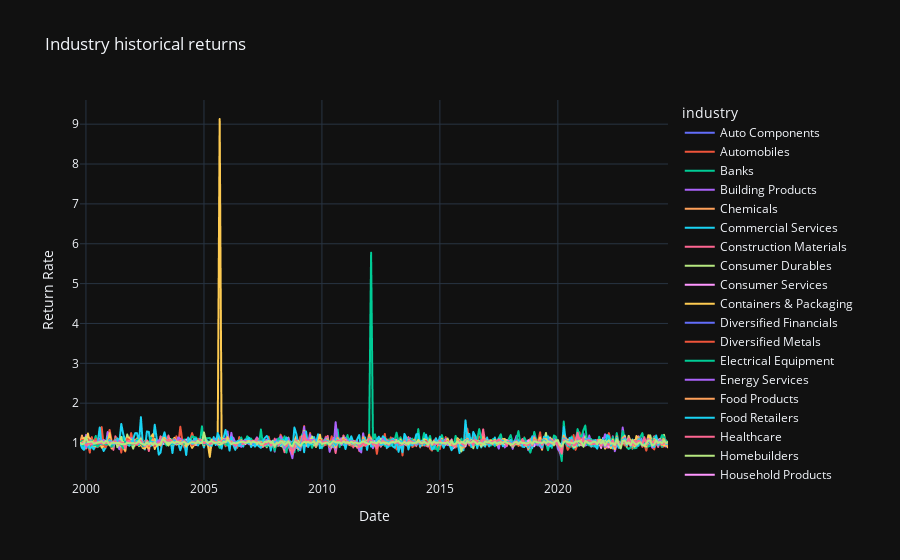

The code cell stored with this chart in its notebook:
### Code cell
# Create line plot
fig = px.line(df_i_share_ratio, 
              x='Date', 
              y='return_rate_5y',
              color='industry', 
              title='Industry historical returns',
              labels={'Date': 'Date', 'return_rate_5y': 'Return Rate'})

# Show the plot
fig.show()

### Figure 1 — Plotly figure (JSON) as saved in the notebook; plotly's stock layout.template omitted (floating-point values rounded to 4 significant figures; data arrays with more than 128 entries replaced by an {"elided": "..."} marker saying what was removed)
{"data": [{"hovertemplate": "industry=Auto Components<br>Date=%{x}<br>Return Rate=%{y}<extra></extra>", "legendgroup": "Auto Components", "line": {"color": "#636efa", "dash": "solid"}, "marker": {"symbol": "circle"}, "mode": "lines", "name": "Auto Components", "showlegend": true, "x": {"elided": "300 str values"}, "xaxis": "x", "y": {"elided": "300 float values"}, "yaxis": "y", "type": "scattergl"}, {"hovertemplate": "industry=Automobiles<br>Date=%{x}<br>Return Rate=%{y}<extra></extra>", "legendgroup": "Automobiles", "line": {"color": "#EF553B", "dash": "solid"}, "marker": {"symbol": "circle"}, "mode": "lines", "name": "Automobiles", "showlegend": true, "x": {"elided": "300 str values"}, "xaxis": "x", "y": {"elided": "300 float values"}, "yaxis": "y", "type": "scattergl"}, {"hovertemplate": "industry=Banks<br>Date=%{x}<br>Return Rate=%{y}<extra></extra>", "legendgroup": "Banks", "line": {"color": "#00cc96", "dash": "solid"}, "marker": {"symbol": "circle"}, "mode": "lines", "name": "Banks", "showlegend": true, "x": {"elided": "300 str values"}, "xaxis": "x", "y": {"elided": "300 float values"}, "yaxis": "y", "type": "scattergl"}, {"hovertemplate": "industry=Building Products<br>Date=%{x}<br>Return Rate=%{y}<extra></extra>", "legendgroup": "Building Products", "line": {"color": "#ab63fa", "dash": "solid"}, "marker": {"symbol": "circle"}, "mode": "lines", "name": "Building Products", "showlegend": true, "x": {"elided": "300 str values"}, "xaxis": "x", "y": {"elided": "300 float values"}, "yaxis": "y", "type": "scattergl"}, {"hovertemplate": "industry=Chemicals<br>Date=%{x}<br>Return Rate=%{y}<extra></extra>", "legendgroup": "Chemicals", "line": {"color": "#FFA15A", "dash": "solid"}, "marker": {"symbol": "circle"}, "mode": "lines", "name": "Chemicals", "showlegend": true, "x": {"elided": "300 str values"}, "xaxis": "x", "y": {"elided": "300 float values"}, "yaxis": "y", "type": "scattergl"}, {"hovertemplate": "industry=Commercial Services<br>Date=%{x}<br>Return Rate=%{y}<extra></extra>", "legendgroup": "Commercial Services", "line": {"color": "#19d3f3", "dash": "solid"}, "marker": {"symbol": "circle"}, "mode": "lines", "name": "Commercial Services", "showlegend": true, "x": {"elided": "300 str values"}, "xaxis": "x", "y": {"elided": "300 float values"}, "yaxis": "y", "type": "scattergl"}, {"hovertemplate": "industry=Construction Materials<br>Date=%{x}<br>Return Rate=%{y}<extra></extra>", "legendgroup": "Construction Materials", "line": {"color": "#FF6692", "dash": "solid"}, "marker": {"symbol": "circle"}, "mode": "lines", "name": "Construction Materials", "showlegend": true, "x": {"elided": "300 str values"}, "xaxis": "x", "y": {"elided": "300 float values"}, "yaxis": "y", "type": "scattergl"}, {"hovertemplate": "industry=Consumer Durables<br>Date=%{x}<br>Return Rate=%{y}<extra></extra>", "legendgroup": "Consumer Durables", "line": {"color": "#B6E880", "dash": "solid"}, "marker": {"symbol": "circle"}, "mode": "lines", "name": "Consumer Durables", "showlegend": true, "x": {"elided": "300 str values"}, "xaxis": "x", "y": {"elided": "300 float values"}, "yaxis": "y", "type": "scattergl"}, {"hovertemplate": "industry=Consumer Services<br>Date=%{x}<br>Return Rate=%{y}<extra></extra>", "legendgroup": "Consumer Services", "line": {"color": "#FF97FF", "dash": "solid"}, "marker": {"symbol": "circle"}, "mode": "lines", "name": "Consumer Services", "showlegend": true, "x": {"elided": "300 str values"}, "xaxis": "x", "y": {"elided": "300 float values"}, "yaxis": "y", "type": "scattergl"}, {"hovertemplate": "industry=Containers & Packaging<br>Date=%{x}<br>Return Rate=%{y}<extra></extra>", "legendgroup": "Containers & Packaging", "line": {"color": "#FECB52", "dash": "solid"}, "marker": {"symbol": "circle"}, "mode": "lines", "name": "Containers & Packaging", "showlegend": true, "x": {"elided": "300 str values"}, "xaxis": "x", "y": {"elided": "300 float values"}, "yaxis": "y", "type": "scattergl"}, {"hovertemplate": "industry=Diversified Financials<br>Date=%{x}<br>Return Rate=%{y}<extra></extra>", "legendgroup": "Diversified Financials", "line": {"color": "#636efa", "dash": "solid"}, "marker": {"symbol": "circle"}, "mode": "lines", "name": "Diversified Financials", "showlegend": true, "x": {"elided": "300 str values"}, "xaxis": "x", "y": {"elided": "300 float values"}, "yaxis": "y", "type": "scattergl"}, {"hovertemplate": "industry=Diversified Metals<br>Date=%{x}<br>Return Rate=%{y}<extra></extra>", "legendgroup": "Diversified Metals", "line": {"color": "#EF553B", "dash": "solid"}, "marker": {"symbol": "circle"}, "mode": "lines", "name": "Diversified Metals", "showlegend": true, "x": {"elided": "300 str values"}, "xaxis": "x", "y": {"elided": "300 float values"}, "yaxis": "y", "type": "scattergl"}, {"hovertemplate": "industry=Electrical Equipment<br>Date=%{x}<br>Return Rate=%{y}<extra></extra>", "legendgroup": "Electrical Equipment", "line": {"color": "#00cc96", "dash": "solid"}, "marker": {"symbol": "circle"}, "mode": "lines", "name": "Electrical Equipment", "showlegend": true, "x": {"elided": "300 str values"}, "xaxis": "x", "y": {"elided": "300 float values"}, "yaxis": "y", "type": "scattergl"}, {"hovertemplate": "industry=Energy Services<br>Date=%{x}<br>Return Rate=%{y}<extra></extra>", "legendgroup": "Energy Services", "line": {"color": "#ab63fa", "dash": "solid"}, "marker": {"symbol": "circle"}, "mode": "lines", "name": "Energy Services", "showlegend": true, "x": {"elided": "300 str values"}, "xaxis": "x", "y": {"elided": "300 float values"}, "yaxis": "y", "type": "scattergl"}, {"hovertemplate": "industry=Food Products<br>Date=%{x}<br>Return Rate=%{y}<extra></extra>", "legendgroup": "Food Products", "line": {"color": "#FFA15A", "dash": "solid"}, "marker": {"symbol": "circle"}, "mode": "lines", "name": "Food Products", "showlegend": true, "x": {"elided": "300 str values"}, "xaxis": "x", "y": {"elided": "300 float values"}, "yaxis": "y", "type": "scattergl"}, {"hovertemplate": "industry=Food Retailers<br>Date=%{x}<br>Return Rate=%{y}<extra></extra>", "legendgroup": "Food Retailers", "line": {"color": "#19d3f3", "dash": "solid"}, "marker": {"symbol": "circle"}, "mode": "lines", "name": "Food Retailers", "showlegend": true, "x": {"elided": "300 str values"}, "xaxis": "x", "y": {"elided": "300 float values"}, "yaxis": "y", "type": "scattergl"}, {"hovertemplate": "industry=Healthcare<br>Date=%{x}<br>Return Rate=%{y}<extra></extra>", "legendgroup": "Healthcare", "line": {"color": "#FF6692", "dash": "solid"}, "marker": {"symbol": "circle"}, "mode": "lines", "name": "Healthcare", "showlegend": true, "x": {"elided": "300 str values"}, "xaxis": "x", "y": {"elided": "300 float values"}, "yaxis": "y", "type": "scattergl"}, {"hovertemplate": "industry=Homebuilders<br>Date=%{x}<br>Return Rate=%{y}<extra></extra>", "legendgroup": "Homebuilders", "line": {"color": "#B6E880", "dash": "solid"}, "marker": {"symbol": "circle"}, "mode": "lines", "name": "Homebuilders", "showlegend": true, "x": {"elided": "300 str values"}, "xaxis": "x", "y": {"elided": "300 float values"}, "yaxis": "y", "type": "scattergl"}, {"hovertemplate": "industry=Household Products<br>Date=%{x}<br>Return Rate=%{y}<extra></extra>", "legendgroup": "Household Products", "line": {"color": "#FF97FF", "dash": "solid"}, "marker": {"symbol": "circle"}, "mode": "lines", "name": "Household Products", "showlegend": true, "x": {"elided": "300 str values"}, "xaxis": "x", "y": {"elided": "300 float values"}, "yaxis": "y", "type": "scattergl"}, {"hovertemplate": "industry=Insurance<br>Date=%{x}<br>Return Rate=%{y}<extra></extra>", "legendgroup": "Insurance", "line": {"color": "#FECB52", "dash": "solid"}, "marker": {"symbol": "circle"}, "mode": "lines", "name": "Insurance", "showlegend": true, "x": {"elided": "300 str values"}, "xaxis": "x", "y": {"elided": "300 float values"}, "yaxis": "y", "type": "scattergl"}, {"hovertemplate": "industry=Machinery<br>Date=%{x}<br>Return Rate=%{y}<extra></extra>", "legendgroup": "Machinery", "line": {"color": "#636efa", "dash": "solid"}, "marker": {"symbol": "circle"}, "mode": "lines", "name": "Machinery", "showlegend": true, "x": {"elided": "300 str values"}, "xaxis": "x", "y": {"elided": "300 float values"}, "yaxis": "y", "type": "scattergl"}, {"hovertemplate": "industry=Media<br>Date=%{x}<br>Return Rate=%{y}<extra></extra>", "legendgroup": "Media", "line": {"color": "#EF553B", "dash": "solid"}, "marker": {"symbol": "circle"}, "mode": "lines", "name": "Media", "showlegend": true, "x": {"elided": "300 str values"}, "xaxis": "x", "y": {"elided": "300 float values"}, "yaxis": "y", "type": "scattergl"}, {"hovertemplate": "industry=Oil & Gas Producers<br>Date=%{x}<br>Return Rate=%{y}<extra></extra>", "legendgroup": "Oil & Gas Producers", "line": {"color": "#00cc96", "dash": "solid"}, "marker": {"symbol": "circle"}, "mode": "lines", "name": "Oil & Gas Producers", "showlegend": true, "x": {"elided": "300 str values"}, "xaxis": "x", "y": {"elided": "300 float values"}, "yaxis": "y", "type": "scattergl"}, {"hovertemplate": "industry=Paper & Forestry<br>Date=%{x}<br>Return Rate=%{y}<extra></extra>", "legendgroup": "Paper & Forestry", "line": {"color": "#ab63fa", "dash": "solid"}, "marker": {"symbol": "circle"}, "mode": "lines", "name": "Paper & Forestry", "showlegend": true, "x": {"elided": "300 str values"}, "xaxis": "x", "y": {"elided": "300 float values"}, "yaxis": "y", "type": "scattergl"}, {"hovertemplate": "industry=Pharmaceuticals<br>Date=%{x}<br>Return Rate=%{y}<extra></extra>", "legendgroup": "Pharmaceuticals", "line": {"color": "#FFA15A", "dash": "solid"}, "marker": {"symbol": "circle"}, "mode": "lines", "name": "Pharmaceuticals", "showlegend": true, "x": {"elided": "300 str values"}, "xaxis": "x", "y": {"elided": "300 float values"}, "yaxis": "y", "type": "scattergl"}, {"hovertemplate": "industry=Precious Metals<br>Date=%{x}<br>Return Rate=%{y}<extra></extra>", "legendgroup": "Precious Metals", "line": {"color": "#19d3f3", "dash": "solid"}, "marker": {"symbol": "circle"}, "mode": "lines", "name": "Precious Metals", "showlegend": true, "x": {"elided": "300 str values"}, "xaxis": "x", "y": {"elided": "300 float values"}, "yaxis": "y", "type": "scattergl"}, {"hovertemplate": "industry=Real Estate<br>Date=%{x}<br>Return Rate=%{y}<extra></extra>", "legendgroup": "Real Estate", "line": {"color": "#FF6692", "dash": "solid"}, "marker": {"symbol": "circle"}, "mode": "lines", "name": "Real Estate", "showlegend": true, "x": {"elided": "300 str values"}, "xaxis": "x", "y": {"elided": "300 float values"}, "yaxis": "y", "type": "scattergl"}, {"hovertemplate": "industry=Refiners & Pipelines<br>Date=%{x}<br>Return Rate=%{y}<extra></extra>", "legendgroup": "Refiners & Pipelines", "line": {"color": "#B6E880", "dash": "solid"}, "marker": {"symbol": "circle"}, "mode": "lines", "name": "Refiners & Pipelines", "showlegend": true, "x": {"elided": "300 str values"}, "xaxis": "x", "y": {"elided": "300 float values"}, "yaxis": "y", "type": "scattergl"}, {"hovertemplate": "industry=Retailing<br>Date=%{x}<br>Return Rate=%{y}<extra></extra>", "legendgroup": "Retailing", "line": {"color": "#FF97FF", "dash": "solid"}, "marker": {"symbol": "circle"}, "mode": "lines", "name": "Retailing", "showlegend": true, "x": {"elided": "300 str values"}, "xaxis": "x", "y": {"elided": "300 float values"}, "yaxis": "y", "type": "scattergl"}, {"hovertemplate": "industry=Semiconductors<br>Date=%{x}<br>Return Rate=%{y}<extra></extra>", "legendgroup": "Semiconductors", "line": {"color": "#FECB52", "dash": "solid"}, "marker": {"symbol": "circle"}, "mode": "lines", "name": "Semiconductors", "showlegend": true, "x": {"elided": "300 str values"}, "xaxis": "x", "y": {"elided": "300 float values"}, "yaxis": "y", "type": "scattergl"}, {"hovertemplate": "industry=Software & Services<br>Date=%{x}<br>Return Rate=%{y}<extra></extra>", "legendgroup": "Software & Services", "line": {"color": "#636efa", "dash": "solid"}, "marker": {"symbol": "circle"}, "mode": "lines", "name": "Software & Services", "showlegend": true, "x": {"elided": "300 str values"}, "xaxis": "x", "y": {"elided": "300 float values"}, "yaxis": "y", "type": "scattergl"}, {"hovertemplate": "industry=Technology Hardware<br>Date=%{x}<br>Return Rate=%{y}<extra></extra>", "legendgroup": "Technology Hardware", "line": {"color": "#EF553B", "dash": "solid"}, "marker": {"symbol": "circle"}, "mode": "lines", "name": "Technology Hardware", "showlegend": true, "x": {"elided": "300 str values"}, "xaxis": "x", "y": {"elided": "300 float values"}, "yaxis": "y", "type": "scattergl"}, {"hovertemplate": "industry=Telecommunication Services<br>Date=%{x}<br>Return Rate=%{y}<extra></extra>", "legendgroup": "Telecommunication Services", "line": {"color": "#00cc96", "dash": "solid"}, "marker": {"symbol": "circle"}, "mode": "lines", "name": "Telecommunication Services", "showlegend": true, "x": {"elided": "300 str values"}, "xaxis": "x", "y": {"elided": "300 float values"}, "yaxis": "y", "type": "scattergl"}, {"hovertemplate": "industry=Textiles & Apparel<br>Date=%{x}<br>Return Rate=%{y}<extra></extra>", "legendgroup": "Textiles & Apparel", "line": {"color": "#ab63fa", "dash": "solid"}, "marker": {"symbol": "circle"}, "mode": "lines", "name": "Textiles & Apparel", "showlegend": true, "x": {"elided": "300 str values"}, "xaxis": "x", "y": {"elided": "300 float values"}, "yaxis": "y", "type": "scattergl"}, {"hovertemplate": "industry=Traders & Distributors<br>Date=%{x}<br>Return Rate=%{y}<extra></extra>", "legendgroup": "Traders & Distributors", "line": {"color": "#FFA15A", "dash": "solid"}, "marker": {"symbol": "circle"}, "mode": "lines", "name": "Traders & Distributors", "showlegend": true, "x": {"elided": "300 str values"}, "xaxis": "x", "y": {"elided": "300 float values"}, "yaxis": "y", "type": "scattergl"}, {"hovertemplate": "industry=Transportation<br>Date=%{x}<br>Return Rate=%{y}<extra></extra>", "legendgroup": "Transportation", "line": {"color": "#19d3f3", "dash": "solid"}, "marker": {"symbol": "circle"}, "mode": "lines", "name": "Transportation", "showlegend": true, "x": {"elided": "300 str values"}, "xaxis": "x", "y": {"elided": "300 float values"}, "yaxis": "y", "type": "scattergl"}, {"hovertemplate": "industry=Transportation Infrastructure<br>Date=%{x}<br>Return Rate=%{y}<extra></extra>", "legendgroup": "Transportation Infrastructure", "line": {"color": "#FF6692", "dash": "solid"}, "marker": {"symbol": "circle"}, "mode": "lines", "name": "Transportation Infrastructure", "showlegend": true, "x": {"elided": "300 str values"}, "xaxis": "x", "y": {"elided": "300 float values"}, "yaxis": "y", "type": "scattergl"}, {"hovertemplate": "industry=Utilities<br>Date=%{x}<br>Return Rate=%{y}<extra></extra>", "legendgroup": "Utilities", "line": {"color": "#B6E880", "dash": "solid"}, "marker": {"symbol": "circle"}, "mode": "lines", "name": "Utilities", "showlegend": true, "x": {"elided": "300 str values"}, "xaxis": "x", "y": {"elided": "300 float values"}, "yaxis": "y", "type": "scattergl"}], "layout": {"xaxis": {"anchor": "y", "domain": [0.0, 1.0], "title": {"text": "Date"}}, "yaxis": {"anchor": "x", "domain": [0.0, 1.0], "title": {"text": "Return Rate"}}, "legend": {"title": {"text": "industry"}, "tracegroupgap": 0}, "title": {"text": "Industry historical returns"}}}
